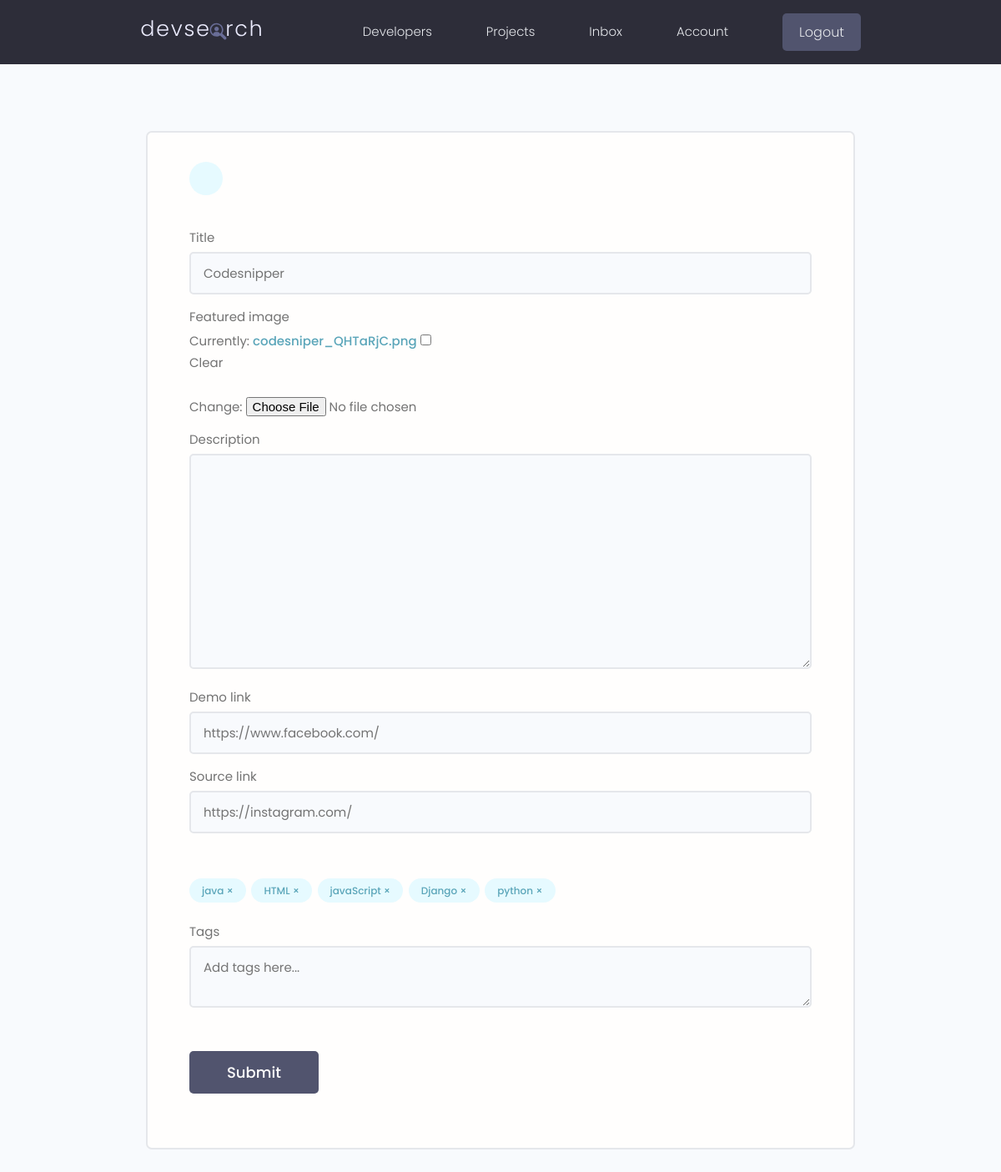
/projects/Update-project/d6d53d6e-9863-4300-9d7a-8bfc2e0b1f24/ (signed in), run on the app's committed database.
### projects/models.py (models this page shows, shortened)
class Project(models.Model):
    owner = models.ForeignKey(
        Profile,null=True,blank=True,on_delete=models.CASCADE)
    title = models.CharField(max_length=200)
    description = models.TextField(null= True,blank=True)
    featured_image = models.ImageField(
        null = True,blank = True,default = 'default.jpg')
    demo_link = models.CharField(max_length= 2000, null= True,blank=True)
    source_link = models.CharField(max_length= 2000, null= True,blank=True)
    tag = models.ManyToManyField('Tag',blank= True)
    vote_total =models.IntegerField(default=0,null=True,blank=True)
    vote_ratio =models.IntegerField(default=0,null=True,blank=True)
    created = models.DateTimeField(auto_now_add=True)
    id = models.UUIDField(default=uuid.uuid4,unique= True,
                                        primary_key= True,editable= False)
    class Meta:
        ordering = ['-vote_ratio','-vote_total','title']

class Tag(models.Model):
    name = models.CharField(max_length= 200)
    created = models.DateTimeField(auto_now_add=True)
    id = models.UUIDField(default=uuid.uuid4,unique= True,primary_key= True,editable= False)

### projects/views.py (the view, shortened to what this page needs)
# urls.py: path('Update-project/<str:pk>/',views.UpdateProject,name= 'update-project'),
@login_required(login_url='login')
def UpdateProject(request,pk):
    profile = request.user.profile
    projectt = profile.project_set.get(id = pk)
    form = ProjectForm(instance=projectt)
    context = {'form':form,'project': projectt}
    return render(request, 'projects/project_form.html',context)

### projects/forms.py
class ProjectForm(ModelForm):
    class Meta:
        model = Project
        fields = ['title','featured_image',
        'description','demo_link','source_link']
        widgets = {
            'tag':forms.CheckboxSelectMultiple(),
        }
    def __init__(self,*args,**kwargs):
        super(ProjectForm,self).__init__(*args,**kwargs)
        for name , field in self.fields.items():
           field.widget.attrs.update({'class': 'input'})

### projects/templates/projects/project_form.html (shortened to what this page needs)
{% extends 'main.html' %}
{% block content %}
<main class="formPage my-xl">
    <div class="content-box">
        <div class="formWrapper">
            <a class="backButton" href="{% url 'account' %}"></a>
            <br>
            <form class="form" method="POST" enctype="multipart/form-data">
                {% for field in form %}
                <div class="form__field">
                    <label for="formInput#text">{{field.label}} </label>
                    {{field}}
                </div>
                {% endfor %}
                <br>
                <div class="form__field">
                    {% for tag in project.tag.all %}
                    <div class="project-tag tag tag--pill tag--main" data-tag="{{tag.id}}"
                    data-project="{{project.id}}">{{tag.name}} &#215;</div>
                    {% endfor %}
                </div>
                <div class="form__field">
                    <label for="formInput#text">Tags</label>
                    <textarea class="input" name="newtags" placeholder="Add tags here..."></textarea>
                </div>
                <input class="btn btn--sub btn--lg  my-md" type="submit" value="Submit" />
            </form>
        </div>
    </div>
</main>
{% endblock %}

### static/styles/app.css (style rules this page uses)
:root { --color-sub: #2d2d39; }
.btn--sub { background-color: var(--color-sub-light); }
.content-box { width: 95%; max-width: 85rem; margin: 0 auto; }
.backButton { background: var(--color-main-light); color: var(--color-main); width: 4rem; height: 4rem; display: flex; align-items: center; justify-content: center; border-radius: 50%; }
.formPage .formWrapper { list-style: none; background: var(--color-white); padding: 3.5rem 5rem; border: 2px solid var(--color-light); border-radius: 0.7rem; }

### static/uikit/styles/modules/_variables.css (style rules this page uses)
:root { --color-main: #5aa5b9; --color-main-light: #e6faff; --color-sub: #3f4156; --color-sub-light: #51546e; --color-sub-lighter: #ededfd; --color-text: #737373; --color-gray: #8b8b8b; --color-light: #e5e7eb; --color-light-gray: #767676; --color-bg: #f8fafd; --color-white: #fffefd; --color-white-light: #f3f3f3; --color-success: #359e64; --color-success-bg: #def8e8; --color-error: #fc4b0b; --color-error-bg: #fff2ee; --font-base: 'Poppins', arial, helvetica, 'Segoe UI', roboto, ubuntu, sans-serif; --font-monospace: 'Fira Code', 'Courier New', courier, monospace; --font-regular: 300; --font-medium: 500; --font-bold: 700; --generic-shadow: 1px 1px 5px #00000010; --generic-transition: all 0.3s ease-in-out; }

### static/uikit/styles/modules/_base.css (style rules this page uses)
* { margin: 0; padding: 0; box-sizing: border-box; text-rendering: optimizeLegibility; color: inherit; font-size: inherit; }
html { font-size: 50%; }
@media only screen and (min-width: 480px) { html { font-size: 56.25%; } }
@media only screen and (min-width: 1200px) { html { font-size: 62.5%; } }
body { line-height: 1.6; font-weight: 400; font-size: 1.5rem; color: var(--color-text); background-color: var(--color-bg); min-height: 100vh; }

### static/uikit/styles/modules/_typography.css (style rules this page uses)
* { font-family: var(--font-base); }
a { padding-bottom: 2px; text-decoration: none; display: inline-block; color: var(--color-main); font-weight: var(--font-medium); }

### static/uikit/styles/modules/_utilities.css (style rules this page uses)
.my-md { margin: 3rem auto; }
.my-xl { margin: 8rem auto; }

### static/uikit/styles/modules/_button.css (style rules this page uses)
.btn { display: inline-block; position: relative; cursor: pointer; background-color: var(--color-light); font-weight: var(--font-medium); color: var(--color-sub); text-decoration: none; padding: 1rem 2rem; border-radius: 0.5rem; border: none; width: -webkit-fit-content; width: -moz-fit-content; width: fit-content; height: -webkit-fit-content; height: -moz-fit-content; height: fit-content; font-size: 1.6rem; outline-width: 0; outline-color: transparent; -webkit-backface-visibility: hidden; backface-visibility: hidden; transition: all 0.3s ease-in-out; }
.btn--sub { background-color: var(--color-sub); color: var(--color-white); }
.btn--lg { font-size: 1.8rem; padding: 1.2rem 4.5rem; }

### static/uikit/styles/modules/_form.css (style rules this page uses)
.form { display: block; }
.form__field { margin-top: 1.5rem; margin-bottom: 1.5rem; }
.form__label, .form__field > label { display: block; margin-bottom: 0.5rem; color: var(--color-text); }
input.input[type='text'], input.input[type='email'], input.input[type='password'], input.input[type='number'], textarea.input { min-width: 24rem; width: 100%; padding: 1.2rem 1.5rem; border-radius: 0.5rem; border: 2px solid var(--color-light); transition: all 0.3s ease-in-out; background-color: var(--color-bg); }

### static/uikit/styles/modules/_tag.css (style rules this page uses)
.tag { display: inline-flex; align-items: center; background-color: var(--color-sub); height: -webkit-fit-content; height: -moz-fit-content; height: fit-content; width: -webkit-fit-content; width: -moz-fit-content; width: fit-content; border-radius: 0.5rem; padding: 0.5rem 1.5rem; font-size: 1.2rem; cursor: pointer; }
.tag:not(:last-child) { margin-right: 0.25rem; margin-bottom: 0.75rem; }
.tag--pill { border-radius: 5rem; }
.tag--main, .tag--main > small { background: var(--color-main-light); color: var(--color-main); font-weight: 500; }

### data on the page
Project: form "Codesnipper" "https://www.facebook.com/" "https://instagram.com/"
Tag: name "java"
Tag: name "HTML"
Tag: name "javaScript"
Tag: name "Django"
Tag: name "python"

### other printed values
{{ field.label }} "Title" "Featured image" "Description" "Demo link" "Source link"
